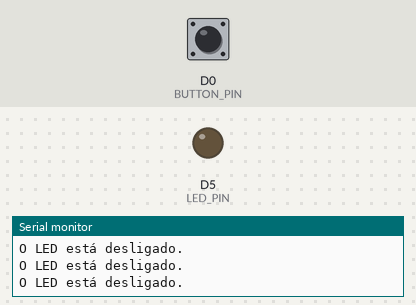
This sketch was run on a simulated ESP8266 (NodeMCU). On the bench: output pins drawn as LEDs (lit = HIGH), the last lines printed to the serial monitor. Inputs (shaded band) come from the test bench; at power-on: D0 (BUTTON_PIN) LOW.

Above: at 1.2 s.
1.3 s: D0 (BUTTON_PIN) pulled HIGH for 0.15 s
At 1.43 s:
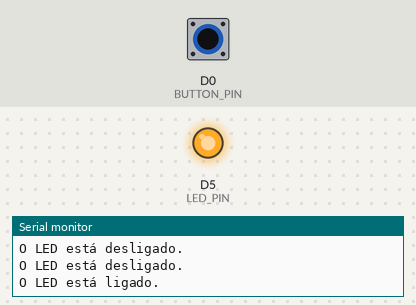
3.0 s: D0 (BUTTON_PIN) pulled HIGH for 3.2 s
At 7.3 s:
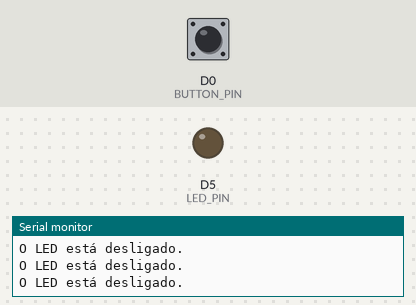
Timing chart, 0 to 8.8 s (numbered marks = the images above; inputs shaded):
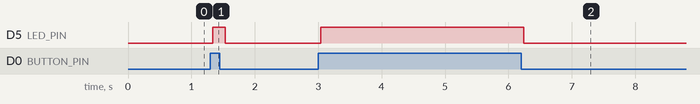

The sketch:

3-serial.ino
```cpp
/*
 * DBLab - DBServer
 * Oficina prática de Internet das Coisas
 *
 * 06/2018
 *
 *
 * EXERCÍCIO 1.3: COMUNICAÇÃO SERIAL
 *
 * Abra o monitor serial na IDE Arduino para visualizar as mensagens
 *
 */

#define LED_PIN D5
#define BUTTON_PIN D0

 /* Função de configuração. Ela é executada uma única vez no início da execução
  *   do programa. */
void setup()
{
  pinMode(LED_PIN, OUTPUT);
  pinMode(BUTTON_PIN, INPUT);

  /* Inicializando a porta serial com baud rate de 9600. */
  Serial.begin(9600);

  Serial.println("DBServer | DBLab | Procergs");
  Serial.println("Oficina prática de Internet das Coisas");
}

/* Função de repetição. Ela fica sendo chamada repetidamente durante a execução
 *   do programa. */
void loop()
{
  bool buttonState = digitalRead(BUTTON_PIN);

  digitalWrite(LED_PIN, buttonState);

  if(buttonState == HIGH)
    Serial.println("O LED está ligado.");
  else
    Serial.println("O LED está desligado.");

  delay(100); /* dá um tempo para o processador respirar... */
}
```

Measured:
- after the input at 1.3 s, D5 (LED_PIN): LOW → HIGH at once, → LOW 0.20 s later
- after the input at 3.0 s, D5 (LED_PIN): LOW → HIGH at once, → LOW 3.2 s later
